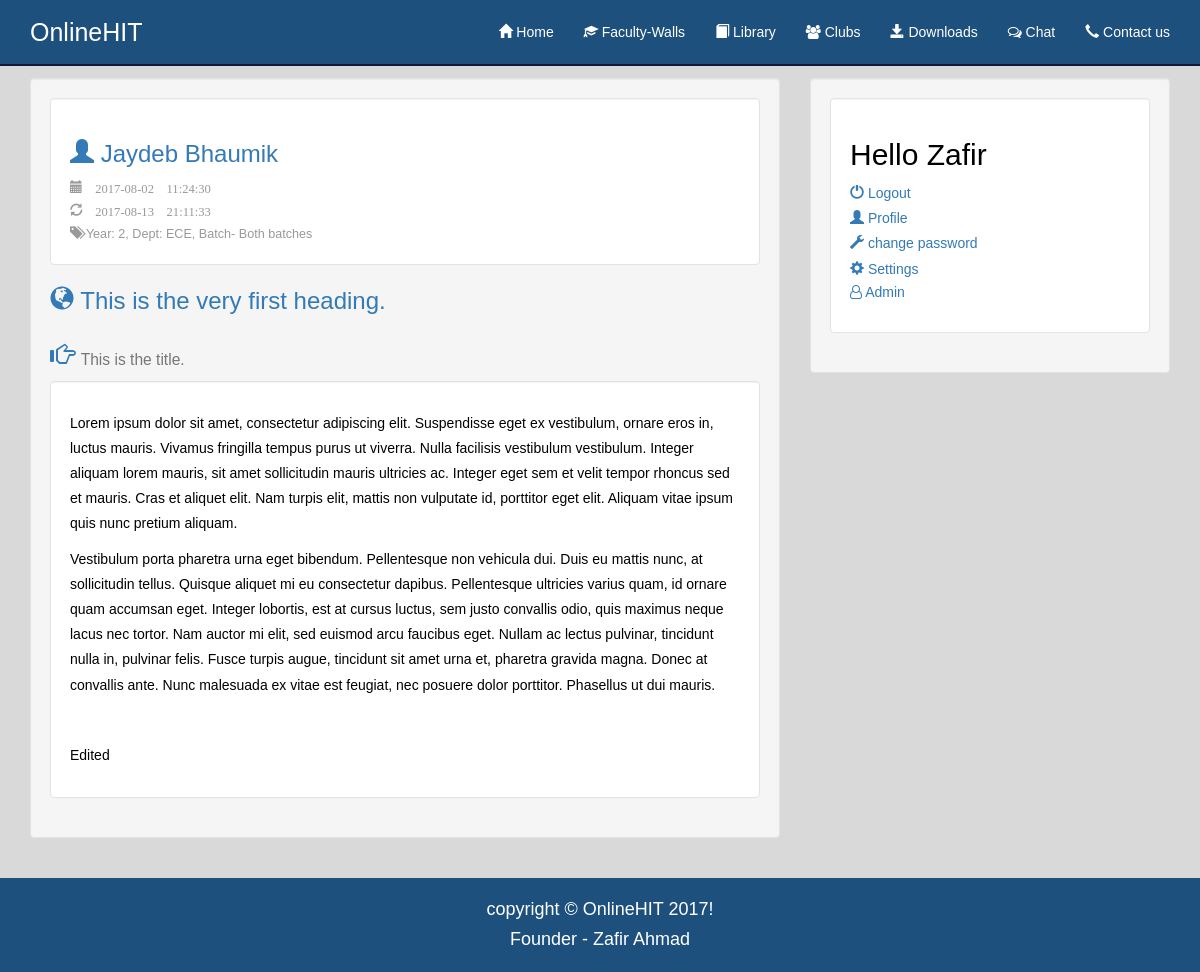
The page /vfpb.php?postid=E77C5969E783A7D63575C128A983D843 (signed in) on the database its author committed.
### tables this page shows
CREATE TABLE IF NOT EXISTS `teachers_post` (
`id` int(11) NOT NULL,
  `posted_by` int(11) NOT NULL,
  `year` int(1) NOT NULL,
  `department` varchar(10) NOT NULL,
  `batch` int(1) NOT NULL,
  `heading` varchar(100) NOT NULL,
  `title` varchar(200) NOT NULL,
  `body` text NOT NULL,
  `slug` varchar(35) NOT NULL,
  `pwid` varchar(32) NOT NULL,
  `created` timestamp NOT NULL DEFAULT CURRENT_TIMESTAMP ON UPDATE CURRENT_TIMESTAMP,
  `generated` timestamp NULL DEFAULT NULL,
  `updated` timestamp NULL DEFAULT NULL,
  `deleted` timestamp NULL DEFAULT NULL,
  `deleted_by` int(11) DEFAULT NULL,
  `hidden` int(1) NOT NULL DEFAULT '0'
);

CREATE TABLE IF NOT EXISTS `users` (
`user_id` int(11) NOT NULL,
  `username` varchar(50) NOT NULL,
  `password` varchar(32) NOT NULL,
  `first_name` varchar(30) NOT NULL,
  `last_name` varchar(30) NOT NULL,
  `email` varchar(1024) NOT NULL,
  `email_code` varchar(32) NOT NULL,
  `active` int(11) NOT NULL DEFAULT '0',
  `type` varchar(20) NOT NULL DEFAULT '0',
  `department` varchar(5) NOT NULL,
  `member` varchar(20) DEFAULT NULL,
  `year` int(1) NOT NULL,
  `uni_roll` bigint(20) DEFAULT NULL,
  `uni_reg` bigint(20) DEFAULT NULL,
  `college_id` varchar(20) DEFAULT NULL,
  `course_duration` int(2) NOT NULL,
  `batch` int(1) NOT NULL,
  `gender` varchar(1) NOT NULL,
  `allow_email` int(1) NOT NULL DEFAULT '1',
  `profile` varchar(55) NOT NULL,
  `details` int(1) NOT NULL DEFAULT '0',
  `faculty` int(1) NOT NULL DEFAULT '0',
  `joined_on` timestamp NOT NULL DEFAULT CURRENT_TIMESTAMP ON UPDATE CURRENT_TIMESTAMP
);

### core/functions/general.php (called while the page is built, shortened)
<?php
	function sanitize($data)
	{
		global $db;
		return htmlentities(strip_tags(mysqli_real_escape_string($db,$data)));
	}
		?>

### core/functions/userteacher.php (called while the page is built, shortened)
				<?php
function faculty_post_slug_exists($slug)
{
	global $db;
	$slug = sanitize($slug);
	if($stmt = $db->prepare("SELECT `id` FROM `teachers_post` WHERE `slug` = ?"))
	{
		$stmt->bind_param('s',$slug);
		$stmt->execute();
		$stmt->store_result();
		return (($stmt->num_rows) == 1) ? true : false;
	}
}
function faculty_post_id_from_slug($slug)
{
	global $db;
	$slug = sanitize($slug);
	if($stmt = $db->prepare("SELECT `id` FROM `teachers_post` WHERE `slug` = ?"))
	{
		$stmt->bind_param('s',$slug);
		$stmt->execute();
		$stmt->store_result();
		if($stmt->num_rows == 1)
		{
			$stmt->bind_result($id);
			return $id;
		}
	}
}
				?>

### core/functions/users.php (called while the page is built, shortened)
			<?php
function user_data($user_id)
{
	global $db;
	$user_id = (int)$user_id;
	$func_num_args = func_num_args();
	$func_get_args = func_get_args();
	if($func_num_args > 1){
		unset($func_get_args[0]);
		$fields 	= "`".implode("`, `", $func_get_args)."`";
		if($result 	= $db->query("SELECT $fields FROM `users` WHERE `user_id` = $user_id"))
		{
			$data 		= $result->fetch_assoc();
			return $data;
		}
	}
}
function full_name_from_id($id)
{
	$id = (int)sanitize($id);
	$user_data = user_data($id,'first_name','last_name');
	return $user_data['first_name']." ".$user_data['last_name'];
}
?>

### core/init.php (called while the page is built, shortened)
<?php
	require "database/connect.php";
	require "functions/users.php";
	require "functions/general.php";
	require "functions/pages.php";
	require "functions/teachers_post.php";
	require "functions/userteacher.php";
	if(logged_in() === true)
	{
		$session_user_id = $_SESSION['user_id'];
		$user_data = user_data($session_user_id,'user_id','username','password','first_name','last_name','email','email_code','type','department','member','year','batch','gender','details','uni_roll','uni_reg','college_id','faculty');
	}
?>

### core/functions/teachers_post.php (called while the page is built, shortened)
<?php
	function faculty_post_data($post_id)
	{
		$post_id = (int)$post_id;
		$func_get_args = func_get_args();
		if($func_get_args > 1)
		{
			unset($func_get_args[0]);
			$fields = "`".implode('`,`', $func_get_args)."`";
			$query = "SELECT ".$fields. " FROM `teachers_post` WHERE `id` = ".$post_id;
			$data = mysql_fetch_assoc(mysql_query($query));
			return $data;
		}
	}
 ?>

### vfpb.php (the view, shortened to what this page needs)
<?php
	include "core/init.php";
	if(isset($_GET['postid']) === true and empty($_GET['postid']) === false)
	{
		$slug = sanitize(strtolower($_GET['postid']));
		if(faculty_post_slug_exists($slug) === true)
		{
			$id = faculty_post_id_from_slug($slug);
			$faculty_post_data = faculty_post_data($id,'posted_by','year',
													'department','batch','heading','title','body','slug',
													'created','generated','pwid','updated');
			include 'includes/overall/header.php';
?>
	<ul class="well">
	<div class="well well-wb">
		<li>
			<h3><a href="fpw.php?facultyID=<?php echo  substr(md5($faculty_post_data['posted_by']), 3,27); ?>"><span class="glyphicon glyphicon-user"></span>
				<?php echo full_name_from_id($faculty_post_data['posted_by']); ?></a></h3>
		</li>
		<li class="time">
			<span title="Posted on 22-7-17 3:50pm" class="glyphicon glyphicon-calendar">
			<?php echo $faculty_post_data['generated']; ?></span><br>
			<?php
				if($faculty_post_data['updated'] !== NULL)
				{
					?>
						<span title="Last updated on <?php echo $faculty_post_data['updated']; ?>" class="glyphicon glyphicon-refresh"> <?php echo $faculty_post_data['updated']; ?></span>
					<?php
				}
			 ?>
		</li>
		<li class="time">
			<span title class="glyphicon glyphicon-tags"></span>
			Year: <?php if($faculty_post_data['year'] == 9){
				echo "All students";
			}
			else{
				echo $faculty_post_data['year'];
			}
			 ?>,
			Dept: <?php echo strtoupper($faculty_post_data['department']); ?>,
			Batch- <?php if($faculty_post_data['batch'] == 9){
					echo 'Both batches';
				}
				else
				{
					echo $faculty_post_data['batch'];
				}
				?>
		</li>
	</div>
		<li>
			<h3><a href="">
				<span class="glyphicon glyphicon-globe"></span>
				<?php echo $faculty_post_data['heading']; ?> <br><br>
				<span class="glyphicon glyphicon-hand-right"></span></a>
				<small class="indent">
					<?php echo $faculty_post_data['title']; ?>
				</small>
			</h3>
		</li>
		<li class="well well-wb">
			<p>
				<?php echo $faculty_post_data['body']; ?>
			</p>
		</li>
	</ul>
<?php
			include 'includes/overall/footer.php';
		}
		else
		{
			header("Location:index.php");
		}
	}
	else
	{
		header("Location: index.php");
	}
 ?>

### includes/widgets/loggedin.php (shortened to what this page needs)
<div class="widget" id='aside_menu'>
	<div class="inner well well-wb">
	<h2>Hello <?php echo $user_data['first_name']; ?></h2>
	<ul>
		<li><a href="logout.php">
		<span class="glyphicon glyphicon-off" aria-hidden="true"></span> Logout </a></li>
		<li><a href="<?php echo $user_data['username']; ?>">
		<span class="glyphicon glyphicon-user" aria-hidden="true"></span> Profile</a></li>
		<li><a href="changepassword.php">
		<span class="glyphicon glyphicon-wrench" aria-hidden="true"></span> change password</a></li>
		<li><a href="settings.php">
		<span class="glyphicon glyphicon-cog" aria-hidden="true"></span> Settings</a></li>
				<?php
			if($user_data['type'] == 'admin')
			{
				?>
					<a href="admin.php"><i class="fa fa-user-o"></i> Admin</a>
				<?php
			}
		 ?>
	</ul>
	</div>
</div>

### css/main.css (style rules this page uses)
ul { list-style-type: none; }
* { margin:0; padding: 0; }
body { font-family:arial; line-height: 1.5em; background-color: #d9d9d9; border-right: 0; }
p { font-family: arial; }
ul li { list-style-type: none; line-height:1.8em; }

### css/general.css (style rules this page uses)
.well-wb { background-color: white; color: black; }
.time { color: #999999; font-size: 0.9em; }
.indent { text-indent: 50px; }

### rows shown on the page
teachers_post: posted_by.last_name "Jaydeb Bhaumik", generated "2017-08-02 11:24:30", updated "2017-08-13 21:11:33", year "2", department "ECE", heading "This is the very first heading.", title "This is the title.", body "Lorem ipsum dolor sit amet, consectetur adipiscing elit. Suspendisse eget ex vestibulum, ornare eros in, luctus mauris. Vivamus fringilla tempus purus ut viverra. Nulla facilisis vestibulum vestibulum. Integer aliquam lorem mauris, sit amet sollicitudin mauris ultricies ac. Integer eget sem et velit tempor rhoncus sed et mauris. Cras et aliquet elit. Nam turpis elit, mattis non vulputate id, porttitor eget elit. Aliquam vitae ipsum quis nunc pretium aliquam. Vestibulum porta pharetra urna eget bibendum. Pellentesque non vehicula dui. Duis eu mattis nunc, at sollicitudin tellus. Quisque aliquet mi eu consectetur dapibus. Pellentesque ultricies varius quam, id ornare quam accumsan eget.…"
users: first_name "Zafir"
